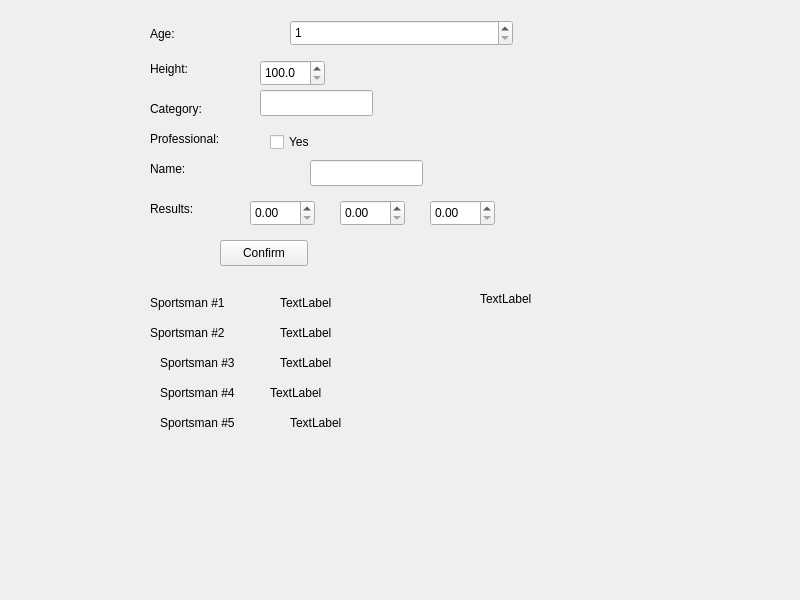
<?xml version="1.0" encoding="UTF-8"?>
<ui version="4.0">
 <class>MainWindow</class>
 <widget class="QWidget" name="MainWindow">
  <property name="geometry">
   <rect>
    <x>0</x>
    <y>0</y>
    <width>800</width>
    <height>600</height>
   </rect>
  </property>
  <property name="windowTitle">
   <string>main_window</string>
  </property>
  <widget class="QLabel" name="label_height">
   <property name="geometry">
    <rect>
     <x>150</x>
     <y>60</y>
     <width>66</width>
     <height>18</height>
    </rect>
   </property>
   <property name="text">
    <string>Height:</string>
   </property>
  </widget>
  <widget class="QLabel" name="label_category">
   <property name="geometry">
    <rect>
     <x>150</x>
     <y>100</y>
     <width>66</width>
     <height>18</height>
    </rect>
   </property>
   <property name="text">
    <string>Category:</string>
   </property>
  </widget>
  <widget class="QLabel" name="label_professional">
   <property name="geometry">
    <rect>
     <x>150</x>
     <y>130</y>
     <width>91</width>
     <height>18</height>
    </rect>
   </property>
   <property name="text">
    <string>Professional:</string>
   </property>
  </widget>
  <widget class="QLabel" name="label_name">
   <property name="geometry">
    <rect>
     <x>150</x>
     <y>160</y>
     <width>141</width>
     <height>18</height>
    </rect>
   </property>
   <property name="text">
    <string>Name:</string>
   </property>
  </widget>
  <widget class="QLabel" name="label_results">
   <property name="geometry">
    <rect>
     <x>150</x>
     <y>200</y>
     <width>180</width>
     <height>18</height>
    </rect>
   </property>
   <property name="text">
    <string>Results:</string>
   </property>
  </widget>
  <widget class="QDoubleSpinBox" name="info_height">
   <property name="geometry">
    <rect>
     <x>260</x>
     <y>60</y>
     <width>65</width>
     <height>26</height>
    </rect>
   </property>
   <property name="decimals">
    <number>1</number>
   </property>
   <property name="minimum">
    <double>100.000000000000000</double>
   </property>
   <property name="maximum">
    <double>300.000000000000000</double>
   </property>
  </widget>
  <widget class="QLineEdit" name="info_category">
   <property name="geometry">
    <rect>
     <x>260</x>
     <y>90</y>
     <width>113</width>
     <height>26</height>
    </rect>
   </property>
   <property name="text">
    <string/>
   </property>
   <property name="maxLength">
    <number>1</number>
   </property>
  </widget>
  <widget class="QCheckBox" name="info_professional">
   <property name="geometry">
    <rect>
     <x>270</x>
     <y>130</y>
     <width>92</width>
     <height>24</height>
    </rect>
   </property>
   <property name="text">
    <string>Yes</string>
   </property>
  </widget>
  <widget class="QLineEdit" name="info_name">
   <property name="geometry">
    <rect>
     <x>310</x>
     <y>160</y>
     <width>113</width>
     <height>26</height>
    </rect>
   </property>
   <property name="maxLength">
    <number>20</number>
   </property>
  </widget>
  <widget class="QPushButton" name="confirmButton">
   <property name="geometry">
    <rect>
     <x>220</x>
     <y>240</y>
     <width>88</width>
     <height>26</height>
    </rect>
   </property>
   <property name="styleSheet">
    <string notr="true"/>
   </property>
   <property name="text">
    <string>Confirm</string>
   </property>
  </widget>
  <widget class="QLabel" name="label_spr_1">
   <property name="geometry">
    <rect>
     <x>150</x>
     <y>290</y>
     <width>121</width>
     <height>26</height>
    </rect>
   </property>
   <property name="text">
    <string>Sportsman #1</string>
   </property>
  </widget>
  <widget class="QLabel" name="info_spr_1">
   <property name="geometry">
    <rect>
     <x>280</x>
     <y>290</y>
     <width>66</width>
     <height>26</height>
    </rect>
   </property>
   <property name="text">
    <string>TextLabel</string>
   </property>
  </widget>
  <widget class="QLabel" name="label_spr_2">
   <property name="geometry">
    <rect>
     <x>150</x>
     <y>320</y>
     <width>121</width>
     <height>26</height>
    </rect>
   </property>
   <property name="text">
    <string>Sportsman #2</string>
   </property>
  </widget>
  <widget class="QLabel" name="label_spr_3">
   <property name="geometry">
    <rect>
     <x>160</x>
     <y>350</y>
     <width>121</width>
     <height>26</height>
    </rect>
   </property>
   <property name="text">
    <string>Sportsman #3</string>
   </property>
  </widget>
  <widget class="QLabel" name="label_spr_4">
   <property name="geometry">
    <rect>
     <x>160</x>
     <y>380</y>
     <width>121</width>
     <height>26</height>
    </rect>
   </property>
   <property name="text">
    <string>Sportsman #4</string>
   </property>
  </widget>
  <widget class="QLabel" name="label_spr_5">
   <property name="geometry">
    <rect>
     <x>160</x>
     <y>410</y>
     <width>121</width>
     <height>26</height>
    </rect>
   </property>
   <property name="text">
    <string>Sportsman #5</string>
   </property>
  </widget>
  <widget class="QLabel" name="info_spr_2">
   <property name="geometry">
    <rect>
     <x>280</x>
     <y>320</y>
     <width>66</width>
     <height>26</height>
    </rect>
   </property>
   <property name="text">
    <string>TextLabel</string>
   </property>
  </widget>
  <widget class="QLabel" name="info_spr_3">
   <property name="geometry">
    <rect>
     <x>280</x>
     <y>350</y>
     <width>66</width>
     <height>26</height>
    </rect>
   </property>
   <property name="text">
    <string>TextLabel</string>
   </property>
  </widget>
  <widget class="QLabel" name="info_spr_4">
   <property name="geometry">
    <rect>
     <x>270</x>
     <y>380</y>
     <width>66</width>
     <height>26</height>
    </rect>
   </property>
   <property name="text">
    <string>TextLabel</string>
   </property>
  </widget>
  <widget class="QLabel" name="info_spr_5">
   <property name="geometry">
    <rect>
     <x>290</x>
     <y>410</y>
     <width>66</width>
     <height>26</height>
    </rect>
   </property>
   <property name="text">
    <string>TextLabel</string>
   </property>
  </widget>
  <widget class="QLabel" name="label_age">
   <property name="geometry">
    <rect>
     <x>150</x>
     <y>20</y>
     <width>180</width>
     <height>27</height>
    </rect>
   </property>
   <property name="text">
    <string>Age:</string>
   </property>
  </widget>
  <widget class="QSpinBox" name="info_age">
   <property name="geometry">
    <rect>
     <x>290</x>
     <y>20</y>
     <width>223</width>
     <height>26</height>
    </rect>
   </property>
   <property name="minimum">
    <number>1</number>
   </property>
   <property name="maximum">
    <number>99</number>
   </property>
  </widget>
  <widget class="QWidget" name="widget" native="true">
   <property name="geometry">
    <rect>
     <x>5</x>
     <y>5</y>
     <width>101</width>
     <height>71</height>
    </rect>
   </property>
  </widget>
  <widget class="QDoubleSpinBox" name="info_res1">
   <property name="geometry">
    <rect>
     <x>250</x>
     <y>200</y>
     <width>65</width>
     <height>26</height>
    </rect>
   </property>
  </widget>
  <widget class="QDoubleSpinBox" name="info_res2">
   <property name="geometry">
    <rect>
     <x>340</x>
     <y>200</y>
     <width>65</width>
     <height>26</height>
    </rect>
   </property>
  </widget>
  <widget class="QDoubleSpinBox" name="info_res3">
   <property name="geometry">
    <rect>
     <x>430</x>
     <y>200</y>
     <width>65</width>
     <height>26</height>
    </rect>
   </property>
  </widget>
  <widget class="QLabel" name="label_empty">
   <property name="geometry">
    <rect>
     <x>480</x>
     <y>290</y>
     <width>66</width>
     <height>18</height>
    </rect>
   </property>
   <property name="text">
    <string>TextLabel</string>
   </property>
  </widget>
 </widget>
 <resources/>
 <connections/>
</ui>
